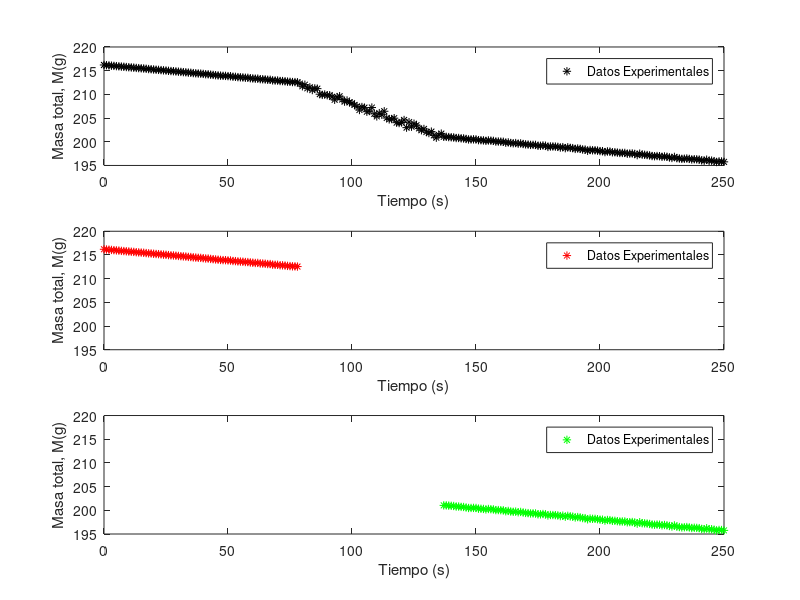
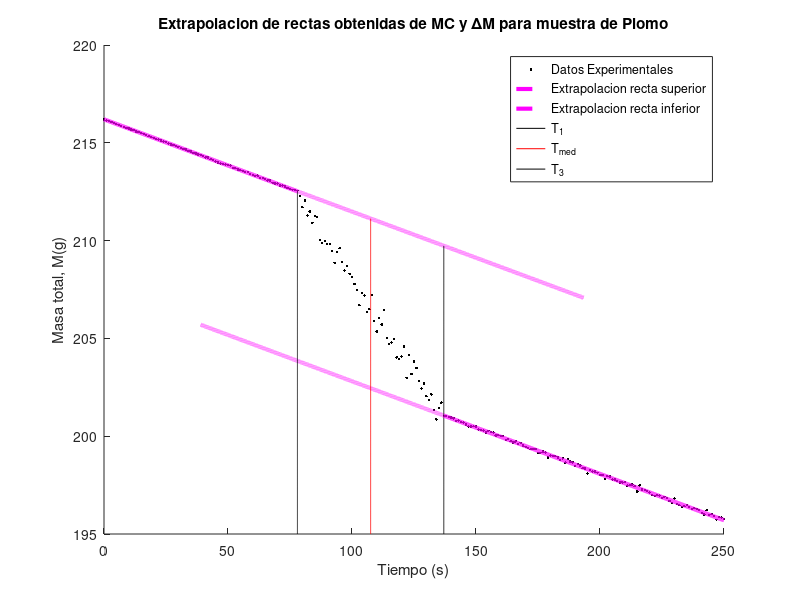

Write MATLAB code to recreate these figures, in order.
clear all; close all;
t = [0	1	2	3	4	5	6	7	8	9	10	11	12	13	14	15	16	17	18	19	20	21	22	23	24	25	26	27	28	29	30	31	32	33	34	35	36	37	38	39	40	41	42	43	44	45	46	47	48	49	50	51	52	53	54	55	56	57	58	59	60	61	62	63	64	65	66	67	68	69	70	71	72	73	74	75	76	77	78	79	80	81	82	83	84	85	86	87	88	89	90	91	92	93	94	95	96	97	98	99	100	101	102	103	104	105	106	107	108	109	110	111	112	113	114	115	116	117	118	119	120	121	122	123	124	125	126	127	128	129	130	131	132	133	134	135	136	137	138	139	140	141	142	143	144	145	146	147	148	149	150	151	152	153	154	155	156	157	158	159	160	161	162	163	164	165	166	167	168	169	170	171	172	173	174	175	176	177	178	179	180	181	182	183	184	185	186	187	188	189	190	191	192	193	194	195	196	197	198	199	200	201	202	203	204	205	206	207	208	209	210	211	212	213	214	215	216	217	218	219	220	221	222	223	224	225	226	227	228	229	230	231	232	233	234	235	236	237	238	239	240	241	242	243	244	245	246	247	248	249	250];
m = [216.2	216.15	216.11	216.06	216.01	215.96	215.92	215.86	215.82	215.77	215.73	215.68	215.64	215.58	215.54	215.5	215.46	215.4	215.34	215.31	215.25	215.2	215.17	215.12	215.07	215.03	214.97	214.92	214.89	214.84	214.79	214.74	214.69	214.66	214.59	214.56	214.49	214.45	214.4	214.38	214.32	214.25	214.24	214.16	214.11	214.05	214	213.95	213.91	213.9	213.85	213.83	213.72	213.7	213.64	213.6	213.57	213.51	213.5	213.41	213.36	213.31	213.32	213.21	213.19	213.15	213.08	213.08	212.95	212.92	212.92	212.82	212.81	212.76	212.69	212.65	212.6	212.59	212.55	212.28	211.71	212.04	211.28	211.49	210.91	211.26	211.21	210.04	209.89	209.97	209.82	209.82	209.48	208.86	209.43	209.61	208.91	208.47	208.71	208.3	208.13	207.78	207.47	206.7	207.33	207.2	206.34	206.49	207.22	205.89	205.35	206.04	205.71	206.44	205.01	204.72	204.79	204.98	204.03	203.95	204.08	204.59	202.98	204.14	203.18	203.81	203.49	202.82	202.43	202.7	202.05	201.84	202.14	201.35	200.86	201.44	201.72	201.04	201.04	200.99	200.95	200.91	200.79	200.8	200.72	200.7	200.59	200.49	200.5	200.51	200.5	200.34	200.33	200.29	200.19	200.28	200.23	200.19	200.04	200.05	200.02	200	199.8	199.87	199.74	199.68	199.73	199.59	199.66	199.53	199.45	199.41	199.34	199.35	199.34	199.15	199.15	199.22	199.17	198.91	199.01	199	198.98	198.92	198.78	198.87	198.65	198.83	198.71	198.66	198.49	198.58	198.5	198.36	198.35	198.1	198.26	198.2	198.2	198.13	198.03	198.02	197.82	197.96	197.93	197.78	197.79	197.71	197.64	197.64	197.65	197.47	197.51	197.53	197.44	197.18	197.49	197.28	197.25	197.2	197.12	196.99	196.95	196.99	196.96	196.83	196.9	196.83	196.69	196.58	196.81	196.54	196.47	196.39	196.42	196.47	196.38	196.27	196.32	196.29	196.24	196.07	196	196.22	195.98	196.02	195.91	195.73	195.86	195.84	195.76];

%%%%%%% Se rellenan los arreglos nuevos con los datos pertenecientes a las dos rectas de interes 
r1tmax = 78; r2tmin = 137; %<----------------------- SELECCIONAR valor maximo para la recta 1 de TIEMPO, y valor minimo para la recta 2 de TIEMPO 
n=find(t==r1tmax); 
x(1) = 0; y(1) = 0; x = t(1:n); y = m(1:n); Ns = length(t);
i=find(t==r2tmin); 
x2 = t(i:Ns); y2 = m(i:Ns);

%%%%%%% Constantes fisicas 
L = 199; m0elem = 63.7; deltam0 = 0.1;  deltat = 293-77; deltadeltat = sqrt(2); mmolar = 207.2;

%%%%%%% se realiza ajuste por minimos cuadrados a ambas rectas
N = size(x)(2)
sxy = sum(x.*y);sxx = sum(x.*x);syy = sum(y.*y);sx = sum(x);sy = sum(y);
a1 = (((N)*(sxy))-((sx)*(sy)))/(((N)*(sxx))-((sx)*(sx)))
b1 = (((sxx)*(sy))-((sx)*(sxy)))/(((N)*(sxx))-((sx)*(sx)))
e = (y-((a1*x)+b1)).^2;sei = sum(e);
incertidumbrea=sqrt((sei)/(N-2))*sqrt((N)/(((N)*(sxx))-((sx)*(sx))))
incertidumbreb=sqrt((sei)/(N-2))*sqrt((sxx)/(((N)*(sxx))-((sx)*(sx))))
r = (((N)*(sxy))-((sx)*(sy)))/(sqrt(((N)*(sxx))-((sx)*(sx)))*sqrt(((N)*(syy))-((sy)*(sy))))

N2 = size(x2)(2)
sx2y2 = sum(x2.*y2);sx2x2 = sum(x2.*x2);sy2y2 = sum(y2.*y2);sx2 = sum(x2);sy2 = sum(y2);
a2 = (((N2)*(sx2y2))-((sx2)*(sy2)))/(((N2)*(sx2x2))-((sx2)*(sx2)))
b2 = (((sx2x2)*(sy2))-((sx2)*(sx2y2)))/(((N2)*(sx2x2))-((sx2)*(sx2)))
e2 = (y2-((a2*x2)+b2)).^2;sei2 = sum(e2);
iN2certidumbrea=sqrt((sei2)/(N2-2))*sqrt((N2)/(((N2)*(sx2x2))-((sx2)*(sx2))))
iN2certidumbreb=sqrt((sei2)/(N2-2))*sqrt((sx2x2)/(((N2)*(sx2x2))-((sx2)*(sx2))))
r2 = (((N2)*(sx2y2))-((sx2)*(sy2)))/(sqrt(((N2)*(sx2x2))-((sx2)*(sx2)))*sqrt(((N2)*(sy2y2))-((sy2)*(sy2))))

%%%%%%% Calor especifico y calor especifico molar
tmed= (r2tmin-r1tmax)/2 + r1tmax
deltam = (a1*tmed+b1)-(a2*tmed+b2)
incertidumbredm = sqrt(incertidumbrea^2*tmed^2+incertidumbreb^2+iN2certidumbrea^2*tmed^2+iN2certidumbreb^2)
ceng = (deltam*L)/(m0elem*deltat)
deltaceng = ceng*sqrt((incertidumbredm/deltam)^2+(deltam0/m0elem)^2+(deltadeltat/deltat)^2)
cenmol = ceng*mmolar
deltacenmol = mmolar*deltaceng

%%%%%%% rectas ajuste MMC
xx1=t(1):0.1:t(n); yy1=a1*xx1+b1; xx2=t(n):0.01:((t(Ns)-t(i))/2 + t(i)); yy2=a1*xx2+b1;
xx3=t(n)/2:0.01:t(i); yy3=a2*xx3+b2; xx4=t(i):0.1:t(Ns); yy4=a2*xx4+b2;
yyinf = 195:0.01:(a1*r1tmax+b1); xxinf = r1tmax*ones(1,length(yyinf));
yymed = 195:0.01:(a1*tmed+b1); xxmed = tmed*ones(1,length(yymed));
yysup = 195:0.01:(a1*r2tmin+b1); xxsup = r2tmin*ones(1,length(yysup));

%%%%%%% figuras
figure(1);clf;
subplot(3,1,1)
plot (t,m,'k*')
xlabel('Tiempo (s)'); ylabel('Masa total, M(g)'); legend('Datos Experimentales')
subplot(3,1,2)
plot (x,y,'r*'); axis([0 250 195 220])   %%%%%%% <----------- SELECCIONAR rangos que concuerden con la primer grafica subplot(3,1,1)
xlabel('Tiempo (s)'); ylabel('Masa total, M(g)'); legend('Datos Experimentales')
subplot(3,1,3)
plot (x2,y2,'g*'); axis([0 250 195 220]) %%%%%%% <----------- SELECCIONAR rangos que concuerden con la primer grafica subplot(3,1,1)
xlabel('Tiempo (s)'); ylabel('Masa total, M(g)'); legend('Datos Experimentales')
print -djpeg -r100 calormuestraplomo1.jpg

figure(2);clf;
hold on;
plot(t,m,'k.',xx2,yy2,'m--','linewidth',3,xx3,yy3,'m--','linewidth',3,xxinf,yyinf,'k',xxmed,yymed,'r',xxsup,yysup,'k',xx1,yy1,'m-','linewidth',3,xx4,yy4,'m-','linewidth',3)
xlabel('Tiempo (s)'); ylabel('Masa total, M(g)'); legend('Datos Experimentales','Extrapolacion recta superior','Extrapolacion recta inferior','T_{1}','T_{med}','T_{3}')
title('Extrapolacion de rectas obtenidas de MC y \Delta{M} para muestra de Plomo')
hold off;
print -djpeg -r100 calormuestraplomo2.jpg
